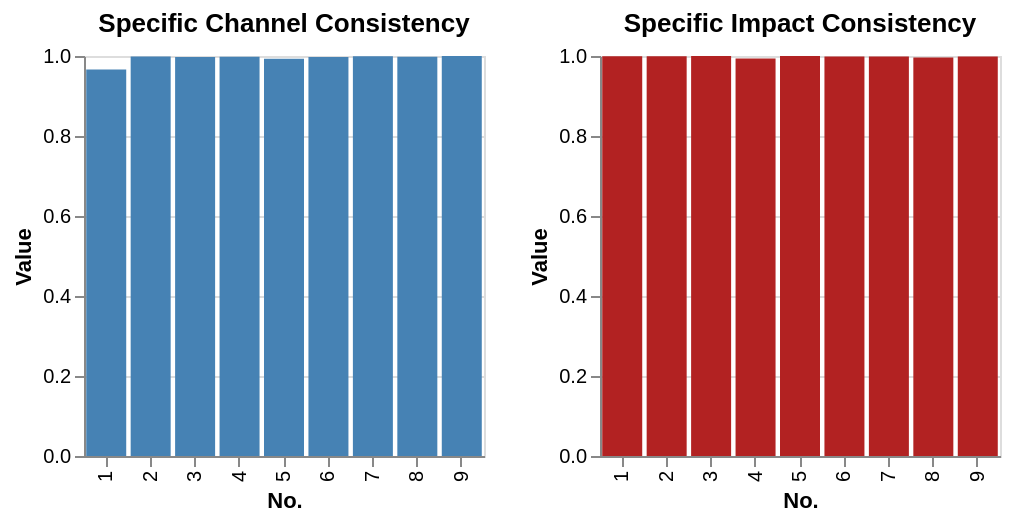

Here is the notebook cell this chart was saved with:
### Markdown cell above
Visualisation of the specific channel/sensor and impact consistency can be done in a following way:

### Code cell
spec_chn = pyFBS.display.barchart(np.arange(1,10,1), vpt.specific_sensor, color='steelblue', title='Specific Channel Consistency')
spec_imp = pyFBS.display.barchart(np.arange(1,10,1), vpt.specific_impact, color='firebrick', title='Specific Impact Consistency')
spec_chn | spec_imp

### Figure 1 — Vega-Lite specification as saved in the notebook (floating-point values rounded to 4 significant figures)
{"config": {"view": {"continuousWidth": 300, "continuousHeight": 300}}, "hconcat": [{"data": {"name": "data-1c05be19ec2e2f9dd3f6d1b927ec470f"}, "mark": {"type": "bar"}, "encoding": {"color": {"value": "steelblue"}, "tooltip": [{"field": "y", "format": ".3f", "title": "Value", "type": "quantitative"}], "x": {"axis": {"title": "No."}, "field": "x", "type": "ordinal"}, "y": {"axis": {"title": "Value"}, "field": "y", "type": "quantitative"}}, "height": 200, "title": "Specific Channel Consistency", "width": 200}, {"data": {"name": "data-d650ad73b67447fe1d49a0dfd97e0c59"}, "mark": {"type": "bar"}, "encoding": {"color": {"value": "firebrick"}, "tooltip": [{"field": "y", "format": ".3f", "title": "Value", "type": "quantitative"}], "x": {"axis": {"title": "No."}, "field": "x", "type": "ordinal"}, "y": {"axis": {"title": "Value"}, "field": "y", "type": "quantitative"}}, "height": 200, "title": "Specific Impact Consistency", "width": 200}], "$schema": "https://vega.github.io/schema/vega-lite/v5.20.1.json", "datasets": {"data-1c05be19ec2e2f9dd3f6d1b927ec470f": [{"x": 1, "y": 0.9662}, {"x": 2, "y": 0.9986}, {"x": 3, "y": 0.9973}, {"x": 4, "y": 0.9979}, {"x": 5, "y": 0.9928}, {"x": 6, "y": 0.9976}, {"x": 7, "y": 0.9993}, {"x": 8, "y": 0.9982}, {"x": 9, "y": 0.9998}], "data-d650ad73b67447fe1d49a0dfd97e0c59": [{"x": 1, "y": 0.9995}, {"x": 2, "y": 0.9995}, {"x": 3, "y": 0.9998}, {"x": 4, "y": 0.9937}, {"x": 5, "y": 1.0}, {"x": 6, "y": 0.9991}, {"x": 7, "y": 0.9986}, {"x": 8, "y": 0.9966}, {"x": 9, "y": 0.9988}]}}
